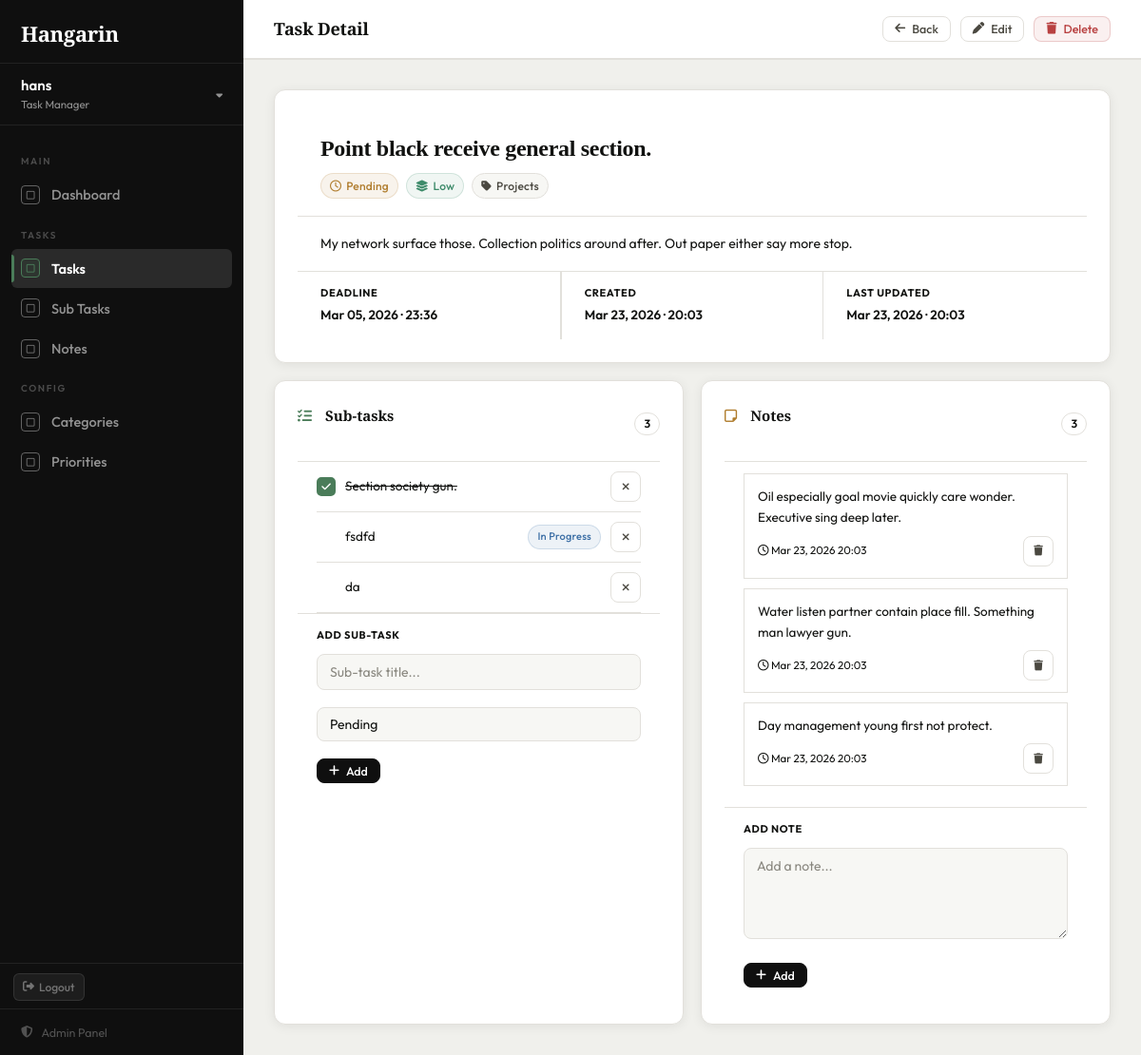
The page /tasks/2/ (signed in) on the database its author committed.
### tasks/models.py (models this page shows, shortened)
class BaseModel(models.Model):
    created_at = models.DateTimeField(auto_now_add=True)
    updated_at = models.DateTimeField(auto_now=True)
    class Meta:
        abstract = True

class Task(BaseModel):
    STATUS_CHOICES = [
        ("Pending", "Pending"),
        ("In Progress", "In Progress"),
        ("Completed", "Completed"),
    ]
    title = models.CharField(max_length=255)
    description = models.TextField(blank=True, null=True)
    deadline = models.DateTimeField(blank=True, null=True)
    status = models.CharField(
        max_length=50,
        choices=STATUS_CHOICES,
        default="Pending"
    )
    category = models.ForeignKey(
        Category, on_delete=models.SET_NULL, null=True, blank=True
    )
    priority = models.ForeignKey(
        Priority, on_delete=models.SET_NULL, null=True, blank=True
    )
    class Meta:
        verbose_name = "Task"
        verbose_name_plural = "Tasks"

class Priority(models.Model):
    name = models.CharField(max_length=100)
    class Meta:
        verbose_name = "Priority"
        verbose_name_plural = "Priorities"

class Category(models.Model):
    name = models.CharField(max_length=100)
    class Meta:
        verbose_name = "Category"
        verbose_name_plural = "Categories"

class SubTask(BaseModel):
    STATUS_CHOICES = [
        ("Pending", "Pending"),
        ("In Progress", "In Progress"),
        ("Completed", "Completed"),
    ]
    parent_task = models.ForeignKey(Task, on_delete=models.CASCADE, related_name='subtasks')
    title = models.CharField(max_length=255)
    status = models.CharField(
        max_length=50,
        choices=STATUS_CHOICES,
        default="Pending"
    )
    class Meta:
        verbose_name = "Sub Task"
        verbose_name_plural = "Sub Tasks"

class Note(BaseModel):
    task = models.ForeignKey(Task, on_delete=models.CASCADE, related_name='notes')
    content = models.TextField()
    class Meta:
        verbose_name = "Note"
        verbose_name_plural = "Notes"

### tasks/views.py (the view)
# urls.py: path('tasks/<int:pk>/',                views.task_detail, name='task_detail'),
@login_required
def task_detail(request, pk):
    task = get_object_or_404(Task, pk=pk)
    return render(request, 'tasks/task_detail.html', {
        'task': task,
        'notes': task.notes.order_by('-created_at'),
        'subtasks': task.subtasks.order_by('created_at'),
        'note_form': NoteForm(),
        'subtask_form': SubTaskForm(),
        'page_title': task.title,
    })

### tasks/forms.py
class NoteForm(forms.ModelForm):
    class Meta:
        model = Note
        fields = ['content']
        widgets = {
            'content': forms.Textarea(attrs={'class': 'form-control', 'rows': 3, 'placeholder': 'Add a note...'}),
        }

class SubTaskForm(forms.ModelForm):
    class Meta:
        model = SubTask
        fields = ['title', 'status']
        widgets = {
            'title':  forms.TextInput(attrs={'class': 'form-control', 'placeholder': 'Sub-task title...'}),
            'status': forms.Select(attrs={'class': 'form-control'}),
        }

### tasks/templates/tasks/task_detail.html (shortened to what this page needs)
{% extends "tasks/base.html" %}
{% block nav_tasks %}active{% endblock %}
{% block page_heading %}Task Detail{% endblock %}
{% block topbar_actions %}
<a href="{% url 'task_list' %}" class="btn btn-ghost btn-sm">
    <i class="fa-solid fa-arrow-left"></i> Back
</a>
<a href="{% url 'task_edit' task.pk %}" class="btn btn-ghost btn-sm">
    <i class="fa-solid fa-pen"></i> Edit
</a>
<a href="{% url 'task_delete' task.pk %}" class="btn btn-danger btn-sm">
    <i class="fa-solid fa-trash"></i> Delete
</a>
{% endblock %}
{% block content %}
<div class="card" style="margin-bottom:18px;">
    <div style="padding:22px 24px 18px; border-bottom:1px solid var(--border);">
        <h2 style="font-family:'Instrument Serif',serif; font-size:24px; color:var(--text-1); letter-spacing:-.3px; margin-bottom:10px; line-height:1.3;">
            {{ task.title }}
        </h2>
        <div style="display:flex; gap:8px; flex-wrap:wrap;">
            {% if task.status == 'Completed' %}
                <span class="badge b-completed"><i class="fa-solid fa-circle-check"></i> Completed</span>
            {% elif task.status == 'In Progress' %}
                <span class="badge b-progress"><i class="fa-solid fa-spinner"></i> In Progress</span>
            {% else %}
                <span class="badge b-pending"><i class="fa-regular fa-clock"></i> Pending</span>
            {% endif %}
            {% if task.priority %}
                <span class="badge b-{{ task.priority.name|lower }}"><i class="fa-solid fa-layer-group"></i> {{ task.priority.name }}</span>
            {% endif %}
            {% if task.category %}
                <span class="badge b-cat"><i class="fa-solid fa-tag"></i> {{ task.category.name }}</span>
            {% endif %}
        </div>
    </div>
    {% if task.description %}
    <div style="padding:16px 24px; border-bottom:1px solid var(--border);">
        <p style="font-size:14px; color:var(--text-2); line-height:1.75;">{{ task.description }}</p>
    </div>
    {% endif %}
    <div style="display:grid; grid-template-columns:repeat(3,1fr); border-top:0;">
        <div style="padding:14px 24px; {% if not forloop.last %}border-right:1px solid var(--border);{% endif %}">
            <div style="font-size:11px; font-weight:700; text-transform:uppercase; letter-spacing:.6px; color:var(--text-3); margin-bottom:4px;">Deadline</div>
            <div style="font-size:13.5px; font-weight:600; color:var(--text-1);">
                {% if task.deadline %}{{ task.deadline|date:"M d, Y · H:i" }}{% else %}<span style="color:var(--text-3);">Not set</span>{% endif %}
            </div>
        </div>
        <div style="padding:14px 24px; border-left:1px solid var(--border); border-right:1px solid var(--border);">
            <div style="font-size:11px; font-weight:700; text-transform:uppercase; letter-spacing:.6px; color:var(--text-3); margin-bottom:4px;">Created</div>
            <div style="font-size:13.5px; font-weight:600; color:var(--text-1);">{{ task.created_at|date:"M d, Y · H:i" }}</div>
        </div>
        <div style="padding:14px 24px;">
            <div style="font-size:11px; font-weight:700; text-transform:uppercase; letter-spacing:.6px; color:var(--text-3); margin-bottom:4px;">Last Updated</div>
            <div style="font-size:13.5px; font-weight:600; color:var(--text-1);">{{ task.updated_at|date:"M d, Y · H:i" }}</div>
        </div>
    </div>
</div>
<div style="display:grid; grid-template-columns:1fr 1fr; gap:18px;">
    <div class="card">
        <div class="card-header">
            <span class="card-title"><i class="fa-solid fa-list-check" style="color:var(--accent); margin-right:6px;"></i>Sub-tasks</span>
            <span style="font-size:12px; font-weight:600; background:var(--surface-2); border:1px solid var(--border); border-radius:99px; padding:1px 9px; color:var(--text-3);">{{ subtasks.count }}</span>
        </div>
        <div style="padding:0 20px;">
            {% if subtasks %}
            {% for st in subtasks %}
            <div style="display:flex; align-items:center; gap:10px; padding:10px 0; border-bottom:1px solid var(--border);">
                <a href="{% url 'subtask_toggle' st.pk %}"
                   style="width:20px; height:20px; border:2px solid {% if st.status == 'Completed' %}var(--accent){% else %}var(--border-2){% endif %}; border-radius:5px; display:flex; align-items:center; justify-content:center; background:{% if st.status == 'Completed' %}var(--accent){% else %}transparent{% endif %}; color:{% if st.status == 'Completed' %}#fff{% else %}transparent{% endif %}; font-size:11px; text-decoration:none; flex-shrink:0; transition:var(--t);">
                    {% if st.status == 'Completed' %}<i class="fa-solid fa-check"></i>{% endif %}
                </a>
                <span style="flex:1; font-size:13.5px; color:var(--text-1); {% if st.status == 'Completed' %}text-decoration:line-through; color:var(--text-3);{% endif %}">{{ st.title }}</span>
                {% if st.status == 'In Progress' %}
                    <span class="badge b-progress" style="font-size:11px;">In Progress</span>
                {% endif %}
                <form method="POST" action="{% url 'subtask_delete' st.pk %}" style="margin:0;">
                    <button type="submit" class="btn btn-ghost btn-sm btn-icon" style="padding:4px 6px;" onclick="return confirm('Delete this sub-task?')">
                        <i class="fa-solid fa-xmark" style="font-size:11px; color:var(--text-3);"></i>
                    </button>
                </form>
            </div>
            {% endfor %}
            {% else %}
            <div style="text-align:center; padding:24px 0; color:var(--text-3);">
                <i class="fa-solid fa-list" style="font-size:22px; opacity:.4; display:block; margin-bottom:8px;"></i>
                <p style="font-size:13px;">No sub-tasks yet.</p>
            </div>
            {% endif %}
        </div>
        <div style="padding:14px 20px; background:var(--surface-2); border-top:1px solid var(--border); border-radius:0 0 var(--r) var(--r);">
            <div style="font-size:11px; font-weight:700; text-transform:uppercase; letter-spacing:.6px; color:var(--text-3); margin-bottom:10px;">Add Sub-task</div>
            <form method="POST" action="{% url 'subtask_add' task.pk %}">
                <div class="form-group">{{ subtask_form.title }}</div>
                <div class="form-group">{{ subtask_form.status }}</div>
                <button type="submit" class="btn btn-primary btn-sm">
                    <i class="fa-solid fa-plus"></i> Add
                </button>
            </form>
        </div>
    </div>
    <div class="card">
        <div class="card-header">
            <span class="card-title"><i class="fa-regular fa-note-sticky" style="color:var(--yellow); margin-right:6px;"></i>Notes</span>
            <span style="font-size:12px; font-weight:600; background:var(--surface-2); border:1px solid var(--border); border-radius:99px; padding:1px 9px; color:var(--text-3);">{{ notes.count }}</span>
        </div>
        <div style="padding:12px 20px;">
            {% if notes %}
            {% for note in notes %}
            <div style="background:var(--surface-2); border:1px solid var(--border); border-radius:var(--r-sm); padding:12px 14px; margin-bottom:10px;">
                <p style="font-size:13.5px; color:var(--text-2); line-height:1.65;">{{ note.content }}</p>
                <div style="display:flex; align-items:center; justify-content:space-between; margin-top:8px;">
                    <span style="font-size:11.5px; color:var(--text-3);">
                        <i class="fa-regular fa-clock"></i> {{ note.created_at|date:"M d, Y H:i" }}
                    </span>
                    <form method="POST" action="{% url 'note_delete' note.pk %}" style="margin:0;">
                        <button type="submit" class="btn btn-ghost btn-sm btn-icon" style="padding:3px 6px;" onclick="return confirm('Delete this note?')">
                            <i class="fa-solid fa-trash" style="font-size:11px; color:var(--text-3);"></i>
                        </button>
                    </form>
                </div>
            </div>
            {% endfor %}
            {% else %}
            <div style="text-align:center; padding:24px 0; color:var(--text-3);">
                <i class="fa-regular fa-note-sticky" style="font-size:22px; opacity:.4; display:block; margin-bottom:8px;"></i>
                <p style="font-size:13px;">No notes yet.</p>
            </div>
            {% endif %}
        </div>
        <div style="padding:14px 20px; background:var(--surface-2); border-top:1px solid var(--border); border-radius:0 0 var(--r) var(--r);">
            <div style="font-size:11px; font-weight:700; text-transform:uppercase; letter-spacing:.6px; color:var(--text-3); margin-bottom:10px;">Add Note</div>
            <form method="POST" action="{% url 'note_add' task.pk %}">
                <div class="form-group">{{ note_form.content }}</div>
                <button type="submit" class="btn btn-primary btn-sm">
                    <i class="fa-solid fa-plus"></i> Add
                </button>
            </form>
        </div>
    </div>
</div>
{% endblock %}

### tasks/templates/tasks/base.html (shortened to what this page needs)
{% load pwa %}
<!DOCTYPE html>
<html lang="en">
<head>
    <link rel="stylesheet" href="https://cdnjs.cloudflare.com/ajax/libs/font-awesome/6.5.0/css/all.min.css">
</head>
<body>
<aside class="sidebar" id="sidebar">
    <div class="sidebar-brand">
        <a href="{% url 'dashboard' %}">
            <div class="brand-title">Hangarin</div>
        </a>
    </div>
    {% if user.is_authenticated %}
    <div class="sidebar-user-block">
        <div class="user-left">
            <div class="user-name">{{ user.username }}</div>
            <div class="user-role">Task Manager</div>
        </div>
        <i class="fa-solid fa-caret-down user-caret"></i>
    </div>
    <nav class="sidebar-nav">
        <div class="nav-section-label">Main</div>
        <a href="{% url 'dashboard' %}" class="nav-link {% block nav_dashboard %}{% endblock %}">
            <span class="nav-icon"><i class="fa-regular fa-square"></i></span>
            Dashboard
        </a>
        <div class="nav-section-label">Tasks</div>
        <a href="{% url 'task_list' %}" class="nav-link {% block nav_tasks %}{% endblock %}">
            <span class="nav-icon"><i class="fa-regular fa-square"></i></span>
            Tasks
        </a>
        <a href="{% url 'subtask_list' %}" class="nav-link {% block nav_subtasks %}{% endblock %}">
            <span class="nav-icon"><i class="fa-regular fa-square"></i></span>
            Sub Tasks
        </a>
        <a href="{% url 'note_list' %}" class="nav-link {% block nav_notes %}{% endblock %}">
            <span class="nav-icon"><i class="fa-regular fa-square"></i></span>
            Notes
        </a>
        <div class="nav-section-label">Config</div>
        <a href="{% url 'category_list' %}" class="nav-link {% block nav_categories %}{% endblock %}">
            <span class="nav-icon"><i class="fa-regular fa-square"></i></span>
            Categories
        </a>
        <a href="{% url 'priority_list' %}" class="nav-link {% block nav_priorities %}{% endblock %}">
            <span class="nav-icon"><i class="fa-regular fa-square"></i></span>
            Priorities
        </a>
    </nav>
    <div style="padding: 10px 14px 8px; border-top: 1px solid rgba(255,255,255,0.08);">
        <a href="#" class="logout-link"
           onclick="event.preventDefault(); document.getElementById('logout-form').submit();">
            <i class="fa-solid fa-right-from-bracket"></i>
            Logout
        </a>
    </div>
    {% endif %}
    <div class="sidebar-footer">
        <a href="/admin/" class="admin-link">
            <i class="fa-solid fa-shield-halved"></i>
            Admin Panel
        </a>
    </div>
</aside>
<main class="main">
    <header class="topbar">
        <div class="topbar-left">
            <h1>{% block page_heading %}{{ page_title }}{% endblock %}</h1>
        </div>
        <div class="topbar-right">
            {% block topbar_actions %}{% endblock %}
        </div>
    </header>
    <div class="content">
        {% block content %}{% endblock %}
    </div>
</main>
</body>
</html>

### rows shown on the page
Task: title "Point black receive general section.", priority.name "Low", category.name "Projects", description "My network surface those. Collection politics around after. Out paper either say more stop.", deadline "Mar 05, 2026 · 23:36", created_at "Mar 23, 2026 · 20:03", updated_at "Mar 23, 2026 · 20:03"
SubTask: status "Completed" (drawn), title "Section society gun."
SubTask: title "fsdfd", status "In Progress"
SubTask: title "da"
Note: content "Oil especially goal movie quickly care wonder. Executive sing deep later.", created_at "Mar 23, 2026 20:03"
Note: content "Water listen partner contain place fill. Something man lawyer gun.", created_at "Mar 23, 2026 20:03"
Note: content "Day management young first not protect.", created_at "Mar 23, 2026 20:03"

### other values the page prints
{{ user.username }} "hans"
{{ subtasks.count }} "3"
{{ notes.count }} "3"
